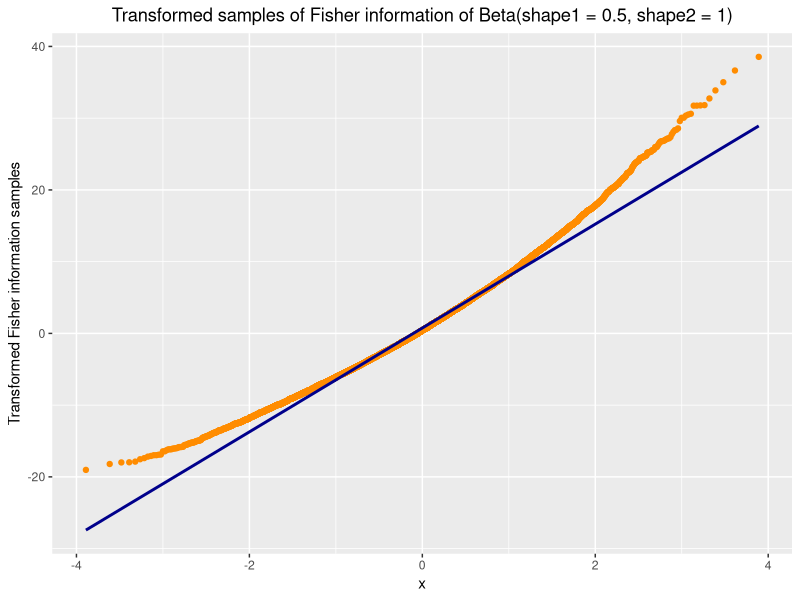
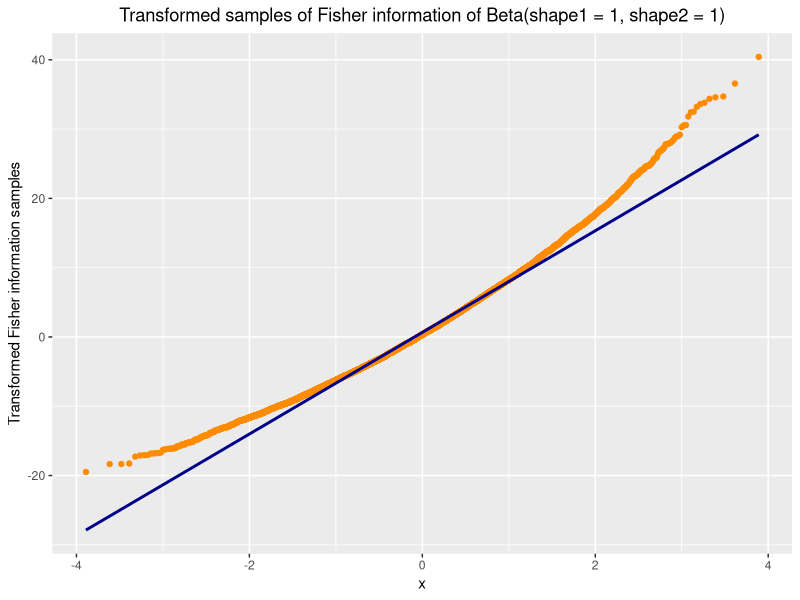
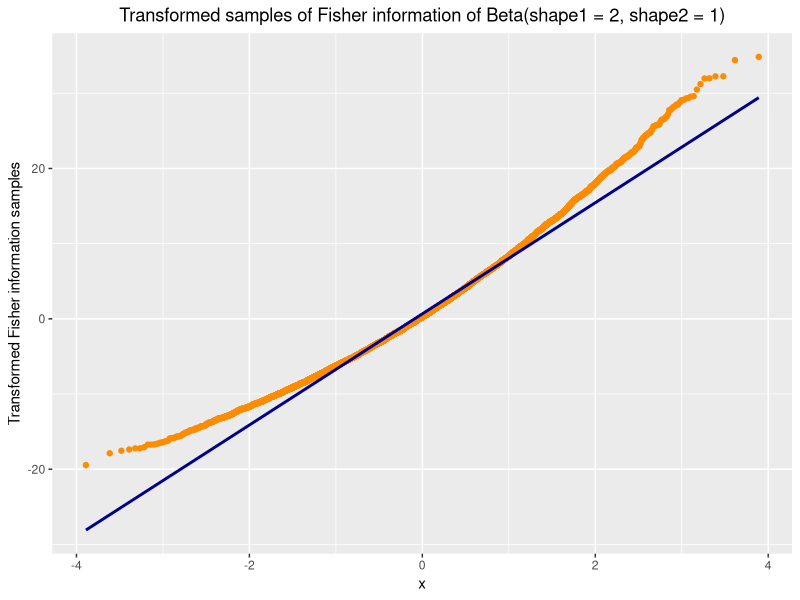
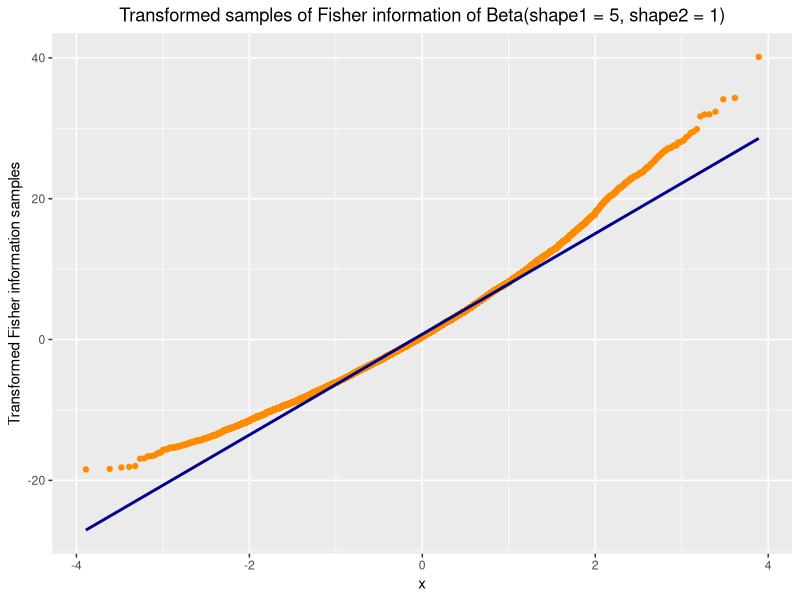

Source code (R) for these figures, in order:
library(ggplot2)

count_estimators_statistics <- function(estimators_frame, estimated_paramter=NULL, excluded_col_names=c()) {
  statistics_frame <- data.frame(matrix(nrow = 1, ncol = 0))
  if (!is.null(estimated_paramter)) {
    statistics_frame["real_value"] <- estimated_paramter
  }
  for (col_name in colnames(estimators_frame)) {
    if (col_name %in% excluded_col_names) {
      next
    }
    if (grepl(pattern = "_real$", x = col_name)) {
      statistics_frame[col_name] <- mean(estimators_frame[[col_name]])
      next
    }
    real_value_col <- paste0(col_name, "_real")
    real_value <- if (is.null(estimated_paramter)) estimators_frame[[real_value_col]] else estimated_paramter
    statistics_frame[paste0(col_name, '_variance')] <- var(c(estimators_frame[[col_name]]), na.rm = TRUE)
    statistics_frame[paste0(col_name, '_mse')] <- mean(
      (c(estimators_frame[[col_name]]) - real_value) ^ 2, na.rm = TRUE
    )
    statistics_frame[paste0(col_name, '_bias')] <- mean(
      c(estimators_frame[[col_name]]) - real_value, na.rm = TRUE
    )
  }
  return(statistics_frame)
}

get_beta_fisher_information_samples <- function(samples_count, shape1, shape2, estimators_count=10000) {
  fisher_samples <- rep(NA, estimators_count)
  for (i in 1:estimators_count) {
    generated_samples <- rbeta(samples_count, shape1, shape2)
    fisher_samples[[i]] <- sum(log(generated_samples)) + samples_count / shape1
  }
  return(fisher_samples)
}

show_transformed_fisher_graphs <- function(fisher_information, samples_count, shape1, shape2, estimators_count=10000) {
  transformed_samples <- rep(NA, estimators_count)
  for (i in 1:estimators_count) {
    beta_samples <- rbeta(samples_count, shape1, shape2)
    estimated_shape1 <- -samples_count / sum(log(beta_samples))
    transformed_samples[[i]] <- sqrt(samples_count * fisher_information) * (estimated_shape1 - shape1)
  }
  samples_df <- data.frame(sample = transformed_samples)
  stat_mean <- mean(transformed_samples)
  stat_sd <- sd(transformed_samples)
  ggplot(samples_df, aes(x = sample)) +
    geom_histogram(aes(y = ..density..), fill = "blue", color = "black", binwidth = 2.5) +
    stat_function(fun = dnorm, args = list(mean = stat_mean, sd = stat_sd), size = 3.0, n = 1000) +
    ggtitle(paste0("Transformed samples of Fisher information of Beta(shape1 = ", shape1, ", shape2 = ", shape2, ")")) +
    xlab("Transformed Fisher information samples") +
    theme(plot.title = element_text(hjust = 0.5))
  ggplot(samples_df, aes(sample = sample)) +
    geom_qq(color = "darkorange") +
    geom_qq_line(color = "darkblue", size = 1.0) +
    ggtitle(paste0("Transformed samples of Fisher information of Beta(shape1 = ", shape1, ", shape2 = ", shape2, ")")) +
    ylab("Transformed Fisher information samples") +
    theme(plot.title = element_text(hjust = 0.5))
}

perform_shape1_of_beta_experiment <- function(shape1) {
  fisher_samples <- get_beta_fisher_information_samples(samples_count = 50, shape1 = shape1, shape2 = 1.0)
  fisher_information <- var(fisher_samples)
  paste0("Estimated Fisher information: ", round(fisher_information, digits = 3))
  show_transformed_fisher_graphs(fisher_information, samples_count = 50, shape1 = shape1, shape2 = 1.0)
}

perform_shape1_of_beta_experiment(shape1 = 0.5)
perform_shape1_of_beta_experiment(shape1 = 1.0)
perform_shape1_of_beta_experiment(shape1 = 2.0)
perform_shape1_of_beta_experiment(shape1 = 5.0)
